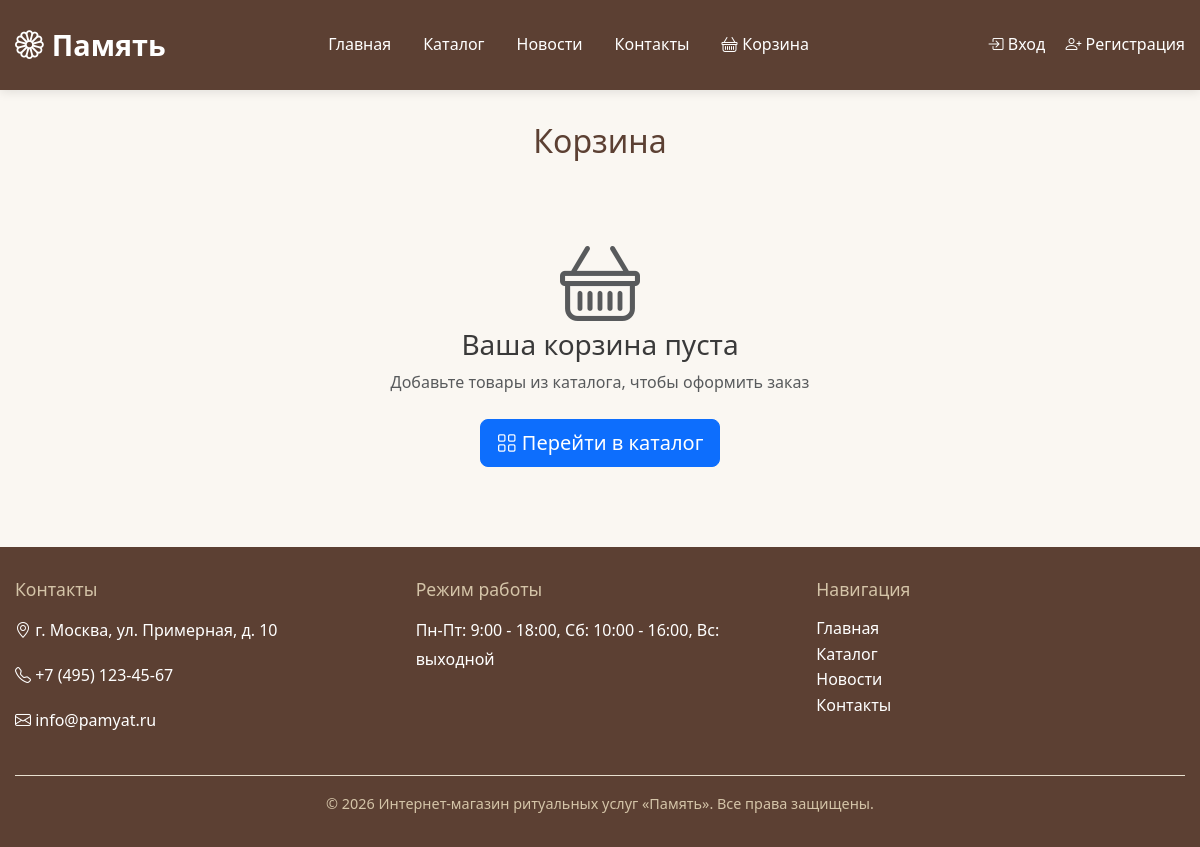
Page /cart/ on the committed database.
### apps/core/models.py (models this page shows, shortened)
class ContactInfo(models.Model):
    phone = models.CharField("Телефон", max_length=20)
    email = models.EmailField("Email")
    address = models.TextField("Адрес")
    work_hours = models.TextField("Режим работы")
    is_active = models.BooleanField("Активно", default=True)
    class Meta:
        verbose_name = "Контактная информация"
        verbose_name_plural = "Контактная информация"

### apps/cart/views.py (the view)
# urls.py: path('', views.cart_detail, name='cart_detail'),
def cart_detail(request):
    cart = get_or_create_cart(request)
    items = cart.items.select_related('product').all()
    context = {
        'cart': cart,
        'items': items,
        'total_price': cart.get_total_price(),
        'total_items': cart.get_total_items(),
    }
    return render(request, 'cart/cart.html', context)

### apps/cart/models.py (called while the page is built)
    def get_total_price(self):
        return sum(item.get_subtotal() for item in self.items.all())

    def get_total_items(self):
        return sum(item.quantity for item in self.items.all())

### apps/core/context_processors.py (called while the page is built)
def get_contact_info():
    return ContactInfo.objects.filter(is_active=True).first()

def get_cart_count(request):
    if request.user.is_authenticated:
        cart = Cart.objects.filter(user=request.user).first()
        if cart:
            return cart.get_total_items()
    else:
        session_key = request.session.session_key
        if session_key:
            cart = Cart.objects.filter(session_key=session_key).first()
            if cart:
                return cart.get_total_items()
    return 0

def contact_info(request):
    return {
        'contact_info': get_contact_info(),
        'cart_count': get_cart_count(request),
    }

### templates/cart/cart.html (shortened to what this page needs)
{% extends 'base.html' %}
{% block content %}
<div class="cart-page">
    <h1 class="page-title mb-4">Корзина</h1>
    {% if items %}
        <div class="cart-table-container mb-4">
            <table class="table cart-table">
                <thead>
                    <tr>
                        <th scope="col" style="width: 80px;">Изображение</th>
                        <th scope="col">Товар</th>
                        <th scope="col" class="text-center">Цена</th>
                        <th scope="col" class="text-center">Количество</th>
                        <th scope="col" class="text-end">Сумма</th>
                        <th scope="col" class="text-center">Действия</th>
                    </tr>
                </thead>
                <tbody>
                    {% for item in items %}
                    <tr>
                        <td>
                            {% if item.product.image %}
                                <img src="{{ item.product.image.url }}" alt="{{ item.product.name }}" class="cart-item-img">
                            {% else %}
                                <div class="cart-item-img-placeholder">Нет фото</div>
                            {% endif %}
                        </td>
                        <td>
                            <a href="{% url 'goods:product_detail' item.product.slug %}" class="cart-product-link">
                                {{ item.product.name }}
                            </a>
                            {% if item.product.product_type == 'service' %}
                                <span class="badge bg-secondary">Услуга</span>
                            {% endif %}
                        </td>
                        <td class="text-center">{{ item.product.price|floatformat:0 }} ₽</td>
                        <td class="text-center">
                            <form method="post" action="{% url 'cart:cart_update' item.id %}" class="d-inline">
                                {% csrf_token %}
                                <input type="number" name="quantity" value="{{ item.quantity }}" min="1" max="99" class="form-control form-control-sm cart-quantity-input" onchange="this.form.submit()">
                            </form>
                        </td>
                        <td class="text-end fw-bold">{{ item.get_subtotal|floatformat:0 }} ₽</td>
                        <td class="text-center">
                            <a href="{% url 'cart:cart_remove' item.id %}" class="btn btn-sm btn-outline-danger" title="Удалить">
                                <i class="bi bi-trash"></i>
                            </a>
                        </td>
                    </tr>
                    {% endfor %}
                </tbody>
            </table>
        </div>
        <div class="row">
            <div class="col-md-6">
                <a href="{% url 'goods:catalog' %}" class="btn btn-secondary">
                    <i class="bi bi-arrow-left"></i> Продолжить покупки
                </a>
                <a href="{% url 'cart:cart_clear' %}" class="btn btn-outline-danger ms-2">
                    <i class="bi bi-trash"></i> Очистить корзину
                </a>
            </div>
            <div class="col-md-6">
                <div class="cart-total-card">
                    <h5 class="cart-total-title">Итого:</h5>
                    <div class="cart-total-row">
                        <span>Товаров в корзине:</span>
                        <span class="fw-bold">{{ total_items }} шт.</span>
                    </div>
                    <div class="cart-total-row cart-total-sum">
                        <span>Общая сумма:</span>
                        <span class="fw-bold fs-4">{{ total_price|floatformat:0 }} ₽</span>
                    </div>
                    <a href="{% url 'orders:create_order' %}" class="btn btn-primary btn-lg w-100 mt-3">
                        <i class="bi bi-check-circle"></i> Оформить заказ
                    </a>
                </div>
            </div>
        </div>
    {% else %}
        <div class="empty-cart-message text-center py-5">
            <i class="bi bi-basket display-1 text-muted mb-3"></i>
            <h3>Ваша корзина пуста</h3>
            <p class="text-muted mb-4">Добавьте товары из каталога, чтобы оформить заказ</p>
            <a href="{% url 'goods:catalog' %}" class="btn btn-primary btn-lg">
                <i class="bi bi-grid"></i> Перейти в каталог
            </a>
        </div>
    {% endif %}
</div>
{% endblock %}

### templates/base.html (shortened to what this page needs)
<!DOCTYPE html>
<html lang="ru">
<head>
    <link href="https://cdn.jsdelivr.net/npm/bootstrap@5.3.2/dist/css/bootstrap.min.css" rel="stylesheet">
    <link href="https://cdn.jsdelivr.net/npm/bootstrap-icons@1.11.1/font/bootstrap-icons.css" rel="stylesheet">
    {% load static %}
    <link href="{% static 'css/styles.css' %}" rel="stylesheet">
</head>
<body>
    <header class="site-header">
        <div class="container-custom">
            <div class="header-content">
                <a href="{% url 'core:index' %}" class="logo">
                    <i class="bi bi-flower1"></i>
                    <span>Память</span>
                </a>
                <nav class="navbar navbar-expand-lg main-nav">
                    <div class="container-fluid p-0">
                        <div class="collapse navbar-collapse" id="mainMenu">
                            <ul class="navbar-nav mx-auto mb-2 mb-lg-0">
                                <li class="nav-item">
                                    <a class="nav-link" href="{% url 'core:index' %}">Главная</a>
                                </li>
                                <li class="nav-item">
                                    <a class="nav-link" href="{% url 'goods:catalog' %}">Каталог</a>
                                </li>
                                <li class="nav-item">
                                    <a class="nav-link" href="{% url 'news:news_list' %}">Новости</a>
                                </li>
                                <li class="nav-item">
                                    <a class="nav-link" href="{% url 'core:contacts' %}">Контакты</a>
                                </li>
                                <li class="nav-item">
                                    <a class="nav-link cart-icon-header" href="{% url 'cart:cart_detail' %}">
                                        <i class="bi bi-basket"></i>
                                        Корзина
                                    </a>
                                </li>
                            </ul>
                        </div>
                    </div>
                </nav>
                <div class="auth-links">
                    {% if user.is_authenticated %}
                        <a href="{% url 'users:profile' %}">
                            <i class="bi bi-person-circle"></i>
                            {{ user.username }}
                        </a>
                        <form action="{% url 'logout' %}" method="post" style="display: inline;">
                            {% csrf_token %}
                            <button type="submit" class="btn btn-link text-white p-0" style="text-decoration: none;">
                                <i class="bi bi-box-arrow-right"></i> Выход
                            </button>
                        </form>
                    {% else %}
                        <a href="{% url 'login' %}">
                            <i class="bi bi-box-arrow-in-right"></i> Вход
                        </a>
                        <a href="{% url 'users:register' %}">
                            <i class="bi bi-person-plus"></i> Регистрация
                        </a>
                    {% endif %}
                </div>
            </div>
        </div>
    </header>
    <main class="main-content">
        <div class="container-custom">
            {% block content %}{% endblock %}
        </div>
    </main>
    <footer class="site-footer">
        <div class="container-custom">
            <div class="footer-content">
                <div class="footer-section">
                    <h5>Контакты</h5>
                    {% if contact_info %}
                        <address>
                            <p><i class="bi bi-geo-alt"></i> {{ contact_info.address }}</p>
                            <p><i class="bi bi-telephone"></i> <a href="tel:{{ contact_info.phone }}">{{ contact_info.phone }}</a></p>
                            <p><i class="bi bi-envelope"></i> <a href="mailto:{{ contact_info.email }}">{{ contact_info.email }}</a></p>
                        </address>
                    {% else %}
                        <p>Контактная информация загружается...</p>
                    {% endif %}
                </div>
                <div class="footer-section">
                    <h5>Режим работы</h5>
                    {% if contact_info %}
                        <p>{{ contact_info.work_hours|linebreaksbr }}</p>
                    {% else %}
                        <p>Информация о режиме работы</p>
                    {% endif %}
                </div>
                <div class="footer-section">
                    <h5>Навигация</h5>
                    <ul class="list-unstyled">
                        <li><a href="{% url 'core:index' %}">Главная</a></li>
                        <li><a href="{% url 'goods:catalog' %}">Каталог</a></li>
                        <li><a href="{% url 'news:news_list' %}">Новости</a></li>
                        <li><a href="{% url 'core:contacts' %}">Контакты</a></li>
                    </ul>
                </div>
            </div>
            <div class="copyright">
                <p>&copy; {% now "Y" %} Интернет-магазин ритуальных услуг «Память». Все права защищены.</p>
            </div>
        </div>
    </footer>
</body>
</html>

### static/css/styles.css (style rules this page uses)
:root { --color-bg-light: #FAF7F2; --color-bg-beige: #F5F0E8; --color-brown-warm: #8B7355; --color-brown-dark: #5C4033; --color-accent: #D4C4A8; --color-border: #E8E0D0; --color-text-main: #3A3A3A; --color-white: #FFFFFF; --container-max-width: 1200px; --border-radius: 4px; --transition-speed: 0.3s; }
* { box-sizing: border-box; margin: 0; padding: 0; }
body { font-family: 'Segoe UI', Tahoma, Geneva, Verdana, sans-serif; background-color: var(--color-bg-light); color: var(--color-text-main); line-height: 1.6; min-height: 100vh; display: flex; flex-direction: column; }
.container-custom { max-width: var(--container-max-width); margin: 0 auto; padding: 0 15px; }
.site-header { background-color: var(--color-brown-dark); color: var(--color-white); padding: 1rem 0; position: sticky; top: 0; z-index: 1000; box-shadow: 0 2px 10px rgba(0, 0, 0, 0.1); }
.header-content { display: flex; justify-content: space-between; align-items: center; flex-wrap: wrap; }
.logo { font-size: 1.8rem; font-weight: bold; color: var(--color-white); text-decoration: none; display: flex; align-items: center; gap: 0.5rem; }
.main-nav .navbar-nav .nav-link { color: var(--color-white) !important; padding: 0.5rem 1rem !important; text-decoration: none; transition: color var(--transition-speed) ease; }
.cart-icon-header { color: var(--color-white); text-decoration: none; display: flex; align-items: center; gap: 0.3rem; padding: 0.3rem 0.8rem; border-radius: var(--border-radius); transition: background-color var(--transition-speed) ease; }
.auth-links a { color: var(--color-white); text-decoration: none; margin-left: 1rem; transition: color var(--transition-speed) ease; }
.site-footer { background-color: var(--color-brown-dark); color: var(--color-white); padding: 2rem 0 1rem; margin-top: auto; }
.footer-content { display: grid; grid-template-columns: repeat(auto-fit, minmax(250px, 1fr)); gap: 2rem; margin-bottom: 1.5rem; }
.footer-section h5 { color: var(--color-accent); margin-bottom: 1rem; font-size: 1.1rem; }
.footer-section p, .footer-section address { font-style: normal; line-height: 1.8; }
.footer-section a { color: var(--color-white); text-decoration: none; transition: color var(--transition-speed) ease; }
.copyright { text-align: center; padding-top: 1rem; border-top: 1px solid var(--color-border); color: var(--color-accent); font-size: 0.9rem; }
.main-content { flex: 1; padding: 2rem 0; }
.page-title { color: var(--color-brown-dark); font-size: 2rem; margin-bottom: 1.5rem; text-align: center; }
a { color: var(--color-brown-dark); text-decoration: none; transition: all var(--transition-speed) ease; }

### rows in the picture
ContactInfo: address "г. Москва, ул. Примерная, д. 10", phone "+7 (495) 123-45-67", email "info@pamyat.ru", work_hours "Пн-Пт: 9:00 - 18:00, Сб: 10:00 - 16:00, Вс: выходной"
